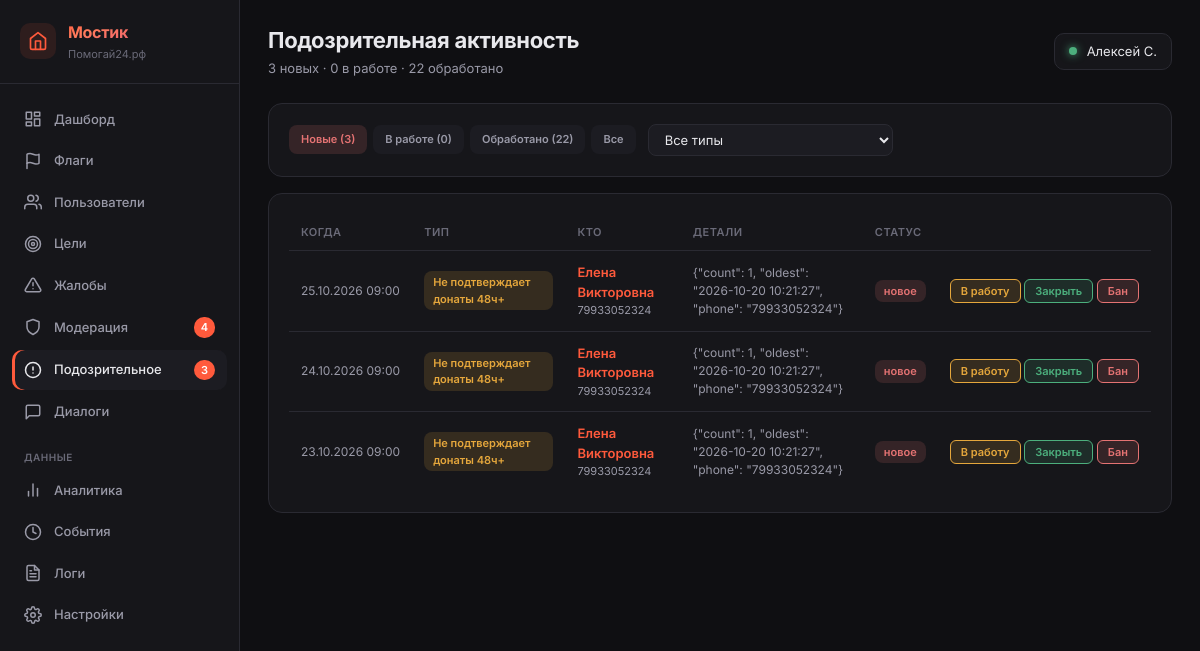
The app's page /_metrics/suspicious (signed in), older data.
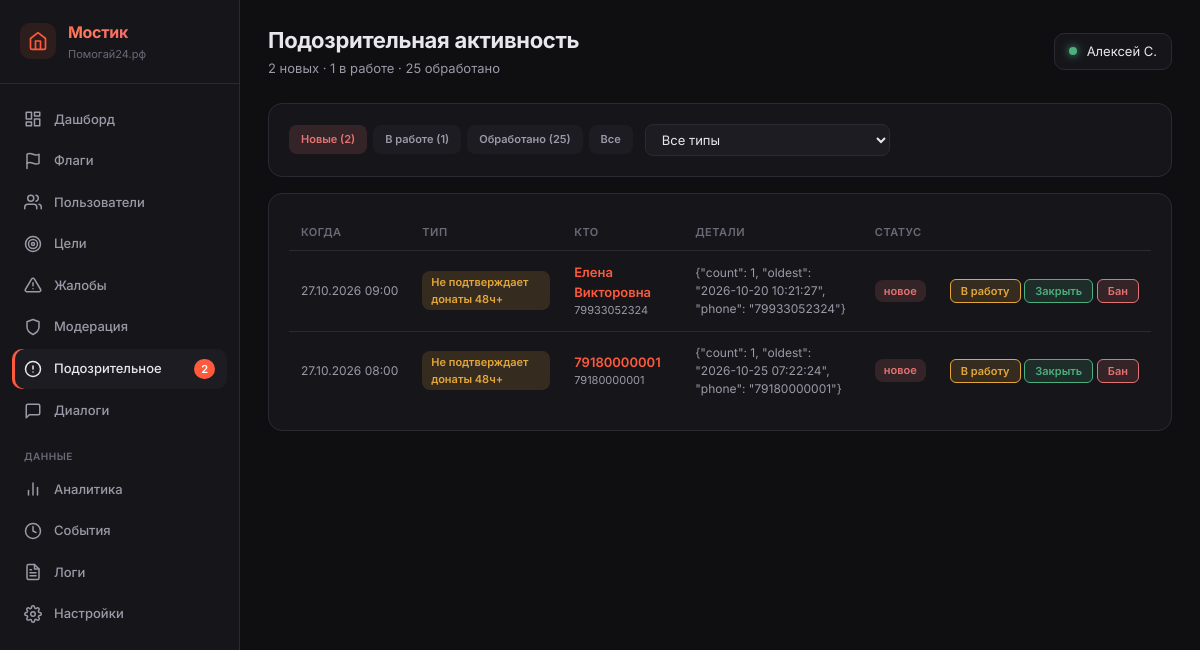
The same page, newer data.
### tables this page shows
CREATE TABLE suspicious_activity (
        id INTEGER PRIMARY KEY AUTOINCREMENT,
        user_id INTEGER NULL,
        ip_address TEXT NULL,
        activity_type TEXT NOT NULL,
        details TEXT NULL,
        status TEXT DEFAULT 'new',
        created_at TEXT DEFAULT (datetime('now')),
        FOREIGN KEY (user_id) REFERENCES users(id)
    );

CREATE TABLE users (
            id INTEGER PRIMARY KEY AUTOINCREMENT,
            phone TEXT UNIQUE NOT NULL,
            password_hash TEXT NOT NULL,
            email TEXT NULL,
            name TEXT NULL,
            avatar_url TEXT NULL,
            max_id TEXT NULL,
            vk_id TEXT NULL,
            fcm_token TEXT NULL,
            onboarding_passed INTEGER DEFAULT 0,
            rating REAL DEFAULT 0.0,
            rating_level TEXT DEFAULT 'novice',
            confirmations_total INTEGER DEFAULT 0,
            confirmations_approved INTEGER DEFAULT 0,
            confirmations_ignored INTEGER DEFAULT 0,
            donation_streak INTEGER DEFAULT 0,
            goals_helped_close INTEGER DEFAULT 0,
            total_helped_amount REAL DEFAULT 0.00,
            priority_days INTEGER DEFAULT 0,
            circles_of_care INTEGER DEFAULT 0,
            interest_weights TEXT DEFAULT NULL,
            eternal_donation_config TEXT DEFAULT NULL,
            yellow_card_until TEXT NULL,
            is_banned INTEGER DEFAULT 0,
            created_at TEXT DEFAULT (datetime('now'))
        , xp INTEGER DEFAULT 0, xp_level TEXT DEFAULT 'novice', streak_days INTEGER DEFAULT 0, last_action_date TEXT, ip_registered TEXT, author_badge TEXT, trust_score INTEGER DEFAULT 50, trust_level TEXT DEFAULT 'guest', is_admin INTEGER DEFAULT 0, profile_completed INTEGER DEFAULT 0, identity_verified INTEGER DEFAULT 0, city TEXT, region_code TEXT, region_name TEXT, birth_date TEXT, onboarding_step INTEGER DEFAULT 0, identity_verified_at TEXT, identity_doc_path TEXT, identity_selfie_path TEXT);

### main.py (the view)
@app.route('/_metrics/suspicious')
@admin_required
def metrics_suspicious():
    user = get_current_user()
    db = get_db()
    status_filter = request.args.get('status', 'new')
    type_filter = request.args.get('type', 'all')
    query = """
        SELECT s.*,
            COALESCE(NULLIF(u.name, ''), u.phone) as user_name,
            u.phone as user_phone,
            u.is_banned as user_banned
        FROM suspicious_activity s
        LEFT JOIN users u ON s.user_id = u.id
        WHERE 1=1
    """
    params = []
    if status_filter != 'all':
        query += " AND s.status = ?"
        params.append(status_filter)
    if type_filter != 'all':
        query += " AND s.activity_type = ?"
        params.append(type_filter)
    query += " ORDER BY s.id DESC LIMIT 200"
    activities = db.execute(query, params).fetchall()
    counts_new = db.execute("SELECT COUNT(*) FROM suspicious_activity WHERE status = 'new'").fetchone()[0]
    counts_reviewed = db.execute("SELECT COUNT(*) FROM suspicious_activity WHERE status = 'reviewed'").fetchone()[0]
    counts_resolved = db.execute("SELECT COUNT(*) FROM suspicious_activity WHERE status = 'resolved'").fetchone()[0]
    types = db.execute("SELECT DISTINCT activity_type FROM suspicious_activity ORDER BY activity_type").fetchall()
    counts = get_sidebar_counts(db)
    type_names = {
        'mass_goals': 'Много целей за 24ч',
        'mass_registration': 'Массовые регистрации с IP',
        'many_flags': 'Много флагов Content Guard',
        'no_confirm_48h': 'Не подтверждает донаты 48ч+',
        'many_reports': 'Много жалоб на юзера',
    }
    return render_template('_metrics/suspicious.html',
        user=user,
        active='suspicious',
        counts=counts,
        activities=activities,
        status_filter=status_filter,
        type_filter=type_filter,
        types=[t['activity_type'] for t in types],
        type_names=type_names,
        counts_new=counts_new,
        counts_reviewed=counts_reviewed,
        counts_resolved=counts_resolved,
    )

### main.py (called while the page is built)
def get_current_user():
    if 'user_id' in session:
        db = get_db()
        try:
            user = db.execute("SELECT * FROM users WHERE id = ?", (session['user_id'],)).fetchone()
            if user and user['is_banned']:
                return None
            return user
        except sqlite3.Error as e:
            logger.error(f'[get_current_user] Ошибка БД: {e}')
            return None
    return None

def admin_required(f):
    @wraps(f)
    def wrap(*args, **kwargs):
        user = get_current_user()
        if not user or not user['is_admin']:
            abort(404)
        if request.method == 'POST' and not check_csrf():
            abort(403)
        return f(*args, **kwargs)
    return wrap

def get_csrf_token():
    if 'csrf_token' not in session:
        session['csrf_token'] = _secrets.token_urlsafe(32)
    return session['csrf_token']

### models.py (called while the page is built)
def _create_connection():
    conn = sqlite3.connect(DATABASE, timeout=30)
    conn.row_factory = sqlite3.Row
    conn.execute("PRAGMA journal_mode=WAL")
    conn.execute("PRAGMA synchronous=NORMAL")
    conn.execute("PRAGMA busy_timeout=30000")
    conn.execute("PRAGMA foreign_keys = ON")
    return conn

### templates/_metrics/suspicious.html (shortened to what the changed rows need)
{% extends "_metrics/base.html" %}
{% block page_title %}Подозрительная активность{% endblock %}
{% block page_subtitle %}{{ counts_new }} новых · {{ counts_reviewed }} в работе · {{ counts_resolved }} обработано{% endblock %}
{% block content %}
<div class="m-section" style="margin-bottom: 16px;">
    <form method="GET" style="display: flex; gap: 12px; align-items: center; flex-wrap: wrap;">
        <div style="display: flex; gap: 6px;">
            <a href="?status=new" class="m-badge {% if status_filter == 'new' %}danger{% else %}muted{% endif %}" style="text-decoration: none; padding: 6px 12px;">Новые ({{ counts_new }})</a>
            <a href="?status=reviewed" class="m-badge {% if status_filter == 'reviewed' %}warning{% else %}muted{% endif %}" style="text-decoration: none; padding: 6px 12px;">В работе ({{ counts_reviewed }})</a>
            <a href="?status=resolved" class="m-badge {% if status_filter == 'resolved' %}success{% else %}muted{% endif %}" style="text-decoration: none; padding: 6px 12px;">Обработано ({{ counts_resolved }})</a>
            <a href="?status=all" class="m-badge {% if status_filter == 'all' %}info{% else %}muted{% endif %}" style="text-decoration: none; padding: 6px 12px;">Все</a>
        </div>
    </form>
</div>
<div class="m-section">
    {% if activities %}
    <table class="m-table">
        <thead>
            <tr>
                <th>Когда</th>
                <th>Тип</th>
                <th>Кто</th>
                <th>Детали</th>
                <th>Статус</th>
                <th></th>
            </tr>
        </thead>
        <tbody>
            {% for a in activities %}
            <tr>
                <td class="muted" style="white-space: nowrap;">{{ a.created_at | date_ru }}</td>
                <td>
                    <span class="m-badge {% if a.activity_type == 'no_confirm_48h' %}warning{% elif a.activity_type == 'mass_registration' %}danger{% elif a.activity_type == 'many_flags' %}danger{% else %}info{% endif %}">
                        {{ type_names.get(a.activity_type, a.activity_type) }}
                    </span>
                </td>
                <td>
                    {% if a.user_id %}
                        <a href="/_metrics/users/{{ a.user_id }}" style="color: var(--m-sunset-1); text-decoration: none; font-weight: 600;">
                            {{ a.user_name or ('ID ' + a.user_id|string) }}
                        </a>
                        <div class="muted" style="font-size: 11px;">{{ a.user_phone or '' }}</div>
                    {% elif a.ip_address %}
                        <code style="color: var(--m-warning); font-size: 12px;">{{ a.ip_address }}</code>
                    {% else %}
                        <span class="muted">—</span>
                    {% endif %}
                </td>
                <td class="muted" style="font-size: 12px; max-width: 300px;">
                    {% if a.details %}{{ a.details[:100] }}{% if a.details|length > 100 %}...{% endif %}{% else %}—{% endif %}
                </td>
                <td>
                    {% if a.status == 'new' %}<span class="m-badge danger">новое</span>
                    {% elif a.status == 'reviewed' %}<span class="m-badge warning">в работе</span>
                    {% else %}<span class="m-badge success">обработано</span>{% endif %}
                </td>
                <td style="white-space: nowrap;">
                    {% if a.status == 'new' %}
                    <form method="POST" action="/_metrics/suspicious/{{ a.id }}/review" style="display: inline;">
                        <button type="submit" style="padding: 4px 10px; background: rgba(229,167,60,0.15); border: 1px solid var(--m-warning); border-radius: 6px; color: var(--m-warning); font-size: 11px; font-weight: 600; font-family: inherit; cursor: pointer;">В работу</button>
                    </form>
                    {% endif %}
                    {% if a.status != 'resolved' %}
                    <button type="button" onclick="openResolveModal({{ a.id }}, '{{ a.activity_type }}')"
                            style="padding: 4px 10px; background: rgba(76,175,125,0.15); border: 1px solid var(--m-success); border-radius: 6px; color: var(--m-success); font-size: 11px; font-weight: 600; font-family: inherit; cursor: pointer;">Закрыть</button>
                    {% endif %}
                    {% if a.user_id and not a.user_banned %}
                    <form method="POST" action="/_metrics/users/{{ a.user_id }}/ban" style="display: inline;">
                        <button type="submit" onclick="return confirm('Забанить?')" style="padding: 4px 10px; background: rgba(229,115,115,0.15); border: 1px solid var(--m-danger); border-radius: 6px; color: var(--m-danger); font-size: 11px; font-weight: 600; font-family: inherit; cursor: pointer;">Бан</button>
                    </form>
                    {% endif %}
                </td>
            </tr>
            {% endfor %}
        </tbody>
    </table>
    {% else %}
    <div class="m-empty" style="padding: 60px 20px;">
        <div style="font-size: 40px; margin-bottom: 12px;">✓</div>
        <div style="font-size: 15px;">Все чисто. Аномалий нет.</div>
    </div>
    {% endif %}
</div>
{% endblock %}

### templates/_metrics/base.html (shortened to what the changed rows need)
<!DOCTYPE html>
<html lang="ru">
<head>
    <link rel="stylesheet" href="/static/_metrics.css?v=3">
</head>
<body>
    <div class="m-layout">
        <aside class="m-sidebar">
            <nav class="m-nav">
                <a href="/_metrics/moderation" class="m-nav-item {% if active == 'moderation' %}active{% endif %}">
                    <svg viewBox="0 0 24 24" fill="none" stroke="currentColor" stroke-linecap="round" stroke-linejoin="round"><path d="M12 22s8-4 8-10V5l-8-3-8 3v7c0 6 8 10 8 10z"/></svg>
                    Модерация
                    {% if counts and counts.moderation %}<span class="m-nav-badge">{{ counts.moderation }}</span>{% endif %}
                </a>
                <a href="/_metrics/suspicious" class="m-nav-item {% if active == 'suspicious' %}active{% endif %}">
                    <svg viewBox="0 0 24 24" fill="none" stroke="currentColor" stroke-linecap="round" stroke-linejoin="round"><circle cx="12" cy="12" r="10"/><line x1="12" y1="8" x2="12" y2="12"/><line x1="12" y1="16" x2="12.01" y2="16"/></svg>
                    Подозрительное
                    {% if counts and counts.suspicious %}<span class="m-nav-badge">{{ counts.suspicious }}</span>{% endif %}
                </a>
            </nav>
        </aside>
        <main class="m-content">
            <header class="m-header">
                <div>
                    <div class="m-title">{% block page_title %}Мостик{% endblock %}</div>
                    <div class="m-subtitle">{% block page_subtitle %}{% endblock %}</div>
                </div>
            </header>
            {% block content %}{% endblock %}
        </main>
    </div>
</body>
</html>

Row changes from the older to the newer data that the page shows:
no longer on this page (row edited): suspicious_activity: created_at "25.10.2026 09:00", get "Не подтверждает донаты 48ч+", user_name "Елена Викторовна", phone "79933052324", details "{\"count\": 1, \"oldest\": \"2026-10-20 10:21:27\", \"phone\": \"79933052324\"}", status "новое"
no longer on this page (row edited): suspicious_activity: created_at "24.10.2026 09:00", get "Не подтверждает донаты 48ч+", user_name "Елена Викторовна", phone "79933052324", details "{\"count\": 1, \"oldest\": \"2026-10-20 10:21:27\", \"phone\": \"79933052324\"}", status "новое"
no longer on this page (row edited): suspicious_activity: created_at "23.10.2026 09:00", get "Не подтверждает донаты 48ч+", user_name "Елена Викторовна", phone "79933052324", details "{\"count\": 1, \"oldest\": \"2026-10-20 10:21:27\", \"phone\": \"79933052324\"}", status "новое"
added suspicious_activity: created_at "27.10.2026 09:00", get "Не подтверждает донаты 48ч+", user_name "Елена Викторовна", phone "79933052324", details "{\"count\": 1, \"oldest\": \"2026-10-20 10:21:27\", \"phone\": \"79933052324\"}", status "новое"
added suspicious_activity: created_at "27.10.2026 08:00", get "Не подтверждает донаты 48ч+", user_name "79180000001", phone "79180000001", details "{\"count\": 1, \"oldest\": \"2026-10-25 07:22:24\", \"phone\": \"79180000001\"}", status "новое"
Text that changed along with them:
{{ counts.suspicious }}: "3" → "2"
{{ counts_new }}: "3" → "2"
{{ counts_reviewed }}: "0" → "1"
{{ counts_resolved }}: "22" → "25"
{{ counts.moderation }}: "4" → (not shown)
